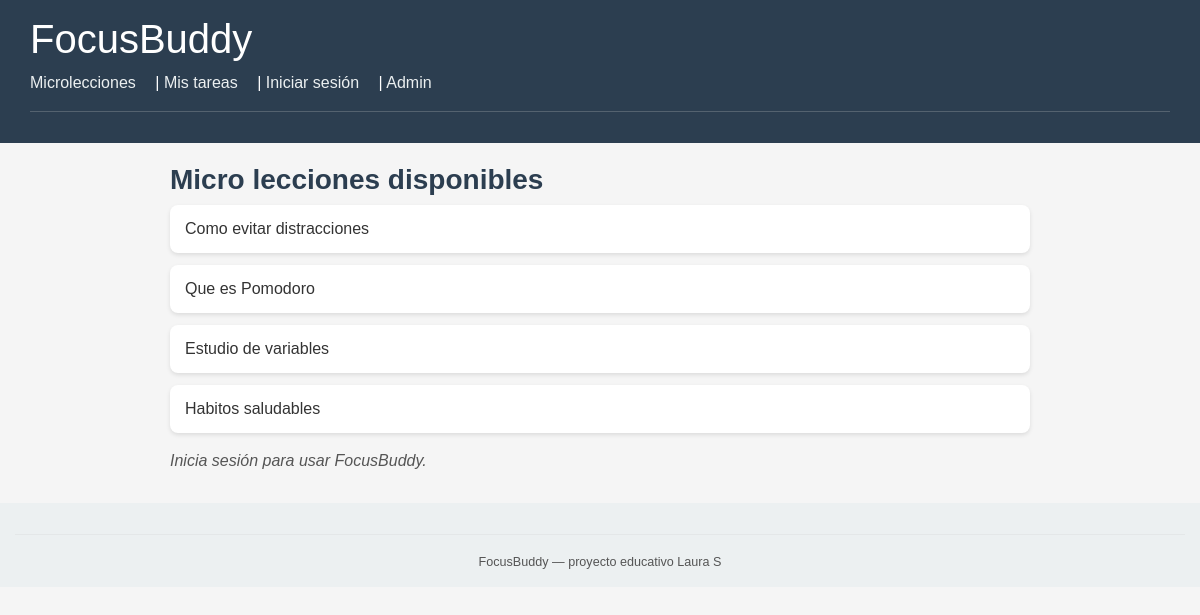
The page / on the database its author committed.
### core/models.py (models this page shows, shortened)
class MicroLeccion(models.Model):
    titulo = models.CharField(max_length=200)
    contenido = models.TextField()
    duracion_estimada = models.PositiveIntegerField(default=5)
    creada_en = models.DateTimeField(auto_now_add=True)

### core/views.py (the view)
# urls.py: path('', views.inicio, name='inicio'),
def inicio(request):
    lecciones = MicroLeccion.objects.all()[:5]
    tareas = Tarea.objects.all().order_by('-creada_en')[:5]
    return render(request, 'core/inicio.html', {
        'lecciones': lecciones,
        'tareas': tareas,
    })

### core/templates/core/inicio.html (shortened to what this page needs)
{% extends "core/base.html" %}
{% block content %}
<h3>Micro lecciones disponibles</h3>
{% if lecciones %}
<ul>
  {% for l in lecciones %}
      <li>{{ l.titulo }}</li>
  {% endfor %}
</ul>
{% endif %}
{% if user.is_authenticated %}
  <h3>Tus tareas recientes</h3>
  {% if tareas %}
    <ul>
      {% for t in tareas %}
        <li>{{ t.titulo }} {% if t.completada %}(✔){% endif %}</li>
      {% endfor %}
    </ul>
  {% else %}
    <p>No tienes tareas pendientes.</p>
  {% endif %}
{% else %}
  <p>Inicia sesión para usar FocusBuddy.</p>
{% endif %}
{% endblock %}

### core/static/core/style.css (style rules this page uses)
body { font-family: 'Arial', sans-serif; background-color: #f5f5f5; color: #333; margin: 0; padding: 0; }
h2, h3 { color: #2c3e50; font-weight: bold; }
ul { list-style-type: none; padding-left: 0; }
li { background-color: #ffffff; padding: 12px 15px; margin-bottom: 12px; border-radius: 8px; box-shadow: 0 2px 4px rgba(0,0,0,0.1); }
p { font-style: italic; color: #555; }

### rows shown on the page
MicroLeccion: titulo "Como evitar distracciones"
MicroLeccion: titulo "Que es Pomodoro"
MicroLeccion: titulo "Estudio de variables"
MicroLeccion: titulo "Habitos saludables"
